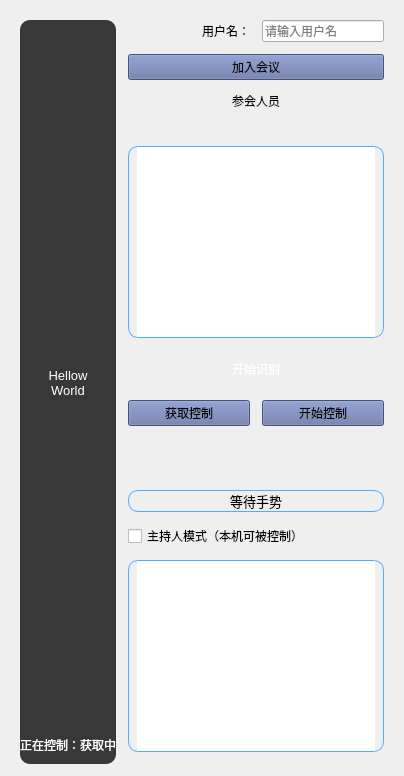
                     <widget class="QWidget" name="mainPage">
                      <layout class="QVBoxLayout" name="verticalLayout_20">
                       <item>
                        <widget class="QWidget" name="window" native="true">
                         <property name="styleSheet">
                          <string notr="true">QWidget#window{
	font: 25 9pt &quot;微软雅黑 Light&quot;;
    border-radius:10px;
}</string>
                         </property>
                         <layout class="QGridLayout" name="gridLayout_4" rowstretch="0,0,0,0,0,0,0,0,0,0,0,0,0,0" columnstretch="8,0,0">
                          <property name="bottomMargin">
                           <number>1</number>
                          </property>
                          <property name="spacing">
                           <number>12</number>
                          </property>
                          <item row="11" column="1" colspan="2">
                           <widget class="QCheckBox" name="checkBox_2">
                            <property name="text">
                             <string>主持人模式（本机可被控制）</string>
                            </property>
                           </widget>
                          </item>
                          <item row="10" column="1" colspan="2">
                           <widget class="QLabel" name="label_res">
                            <property name="font">
                             <font>
                              <family>Segoe UI</family>
                              <pointsize>10</pointsize>
                              <weight>50</weight>
                              <italic>false</italic>
                              <bold>false</bold>
                             </font>
                            </property>
                            <property name="styleSheet">
                             <string notr="true">border: 1px solid rgb(85, 170, 255);
border-radius: 10px;
padding: 0 8px;</string>
                            </property>
                            <property name="text">
                             <string>等待手势</string>
                            </property>
                            <property name="alignment">
                             <set>Qt::AlignCenter</set>
                            </property>
                            <property name="margin">
                             <number>0</number>
                            </property>
                           </widget>
                          </item>
                          <item row="1" column="1" colspan="2">
                           <widget class="QPushButton" name="btn_join">
                            <property name="cursor">
                             <cursorShape>PointingHandCursor</cursorShape>
                            </property>
                            <property name="styleSheet">
                             <string notr="true">background-color: #6272a4;</string>
                            </property>
                            <property name="text">
                             <string>加入会议</string>
                            </property>
                           </widget>
                          </item>
                          <item row="2" column="1" colspan="2">
                           <widget class="QLabel" name="label_2">
                            <property name="text">
                             <string>参会人员</string>
                            </property>
                            <property name="alignment">
                             <set>Qt::AlignCenter</set>
                            </property>
                           </widget>
                          </item>
                          <item row="6" column="1" colspan="2">
                           <widget class="QPushButton" name="btn_start">
                            <property name="styleSheet">
                             <string notr="true">color: rgb(255, 255, 255);

/*background-color: rgb(85, 170, 255);*/

padding:10px;

border-radius:10px
</string>
                            </property>
                            <property name="text">
                             <string>开始识别</string>
                            </property>
                           </widget>
                          </item>
                          <item row="7" column="2">
                           <widget class="QPushButton" name="btn_pause">
                            <property name="cursor">
                             <cursorShape>PointingHandCursor</cursorShape>
                            </property>
                            <property name="styleSheet">
                             <string notr="true">background-color: #6272a4;</string>
                            </property>
                            <property name="text">
                             <string>开始控制</string>
                            </property>
                           </widget>
                          </item>
                          <item row="5" column="1" colspan="2">
                           <widget class="QListView" name="listView">
                            <property name="styleSheet">
                             <string notr="true">QListView{
border: 1px solid rgb(85, 170, 255);
border-radius: 10px;
padding: 0 8px;
}</string>
                            </property>
                           </widget>
                          </item>
                          <item row="12" column="1" colspan="2">
                           <widget class="QTextBrowser" name="textBrowser">
                            <property name="styleSheet">
                             <string notr="true">QTextBrowser{
border: 1px solid gray;
border-radius: 10px;
padding: 0 8px;
selection-background-color: darkgray;
border-color: rgb(85, 170, 255);
}</string>
                            </property>
                            <property name="verticalScrollBarPolicy">
                             <enum>Qt::ScrollBarAsNeeded</enum>
                            </property>
                           </widget>
                          </item>
                          <item row="0" column="1">
                           <widget class="QLabel" name="label">
                            <property name="styleSheet">
                             <string notr="true">font-family 微软雅黑
font: 9pt &quot;微软雅黑&quot;;</string>
                            </property>
                            <property name="text">
                             <string>用户名：</string>
                            </property>
                            <property name="alignment">
                             <set>Qt::AlignRight|Qt::AlignTrailing|Qt::AlignVCenter</set>
                            </property>
                           </widget>
                          </item>
                          <item row="7" column="1">
                           <widget class="QPushButton" name="btn_get_ctrl">
                            <property name="cursor">
                             <cursorShape>PointingHandCursor</cursorShape>
                            </property>
                            <property name="mouseTracking">
                             <bool>true</bool>
                            </property>
                            <property name="styleSheet">
                             <string notr="true">background-color: #6272a4;</string>
                            </property>
                            <property name="text">
                             <string>获取控制</string>
                            </property>
                           </widget>
                          </item>
                          <item row="8" column="1" colspan="2">
                           <spacer name="verticalSpacer">
                            <property name="orientation">
                             <enum>Qt::Vertical</enum>
                            </property>
                            <property name="sizeHint" stdset="0">
                             <size>
                              <width>20</width>
                              <height>40</height>
                             </size>
                            </property>
                           </spacer>
                          </item>
                          <item row="0" column="2">
                           <widget class="QLineEdit" name="lineEdit_2">
                            <property name="sizePolicy">
                             <sizepolicy hsizetype="Ignored" vsizetype="Fixed">
                              <horstretch>0</horstretch>
                              <verstretch>0</verstretch>
                             </sizepolicy>
                            </property>
                            <property name="styleSheet">
                             <string notr="true"/>
                            </property>
                            <property name="placeholderText">
                             <string>请输入用户名</string>
                            </property>
                           </widget>
                          </item>
                          <item row="0" column="0" rowspan="14">
                           <widget class="QFrame" name="frame_2">
                            <property name="styleSheet">
                             <string notr="true">border-radius:10px;
border-color: rgb(85, 170, 255);
background-color: rgb(56, 56, 56);</string>
                            </property>
                            <property name="frameShape">
                             <enum>QFrame::StyledPanel</enum>
                            </property>
                            <property name="frameShadow">
                             <enum>QFrame::Raised</enum>
                            </property>
                            <layout class="QGridLayout" name="gridLayout_5" rowstretch="1,0">
                             <property name="leftMargin">
                              <number>0</number>
                             </property>
                             <property name="topMargin">
                              <number>10</number>
                             </property>
                             <property name="rightMargin">
                              <number>0</number>
                             </property>
                             <property name="bottomMargin">
                              <number>10</number>
                             </property>
                             <property name="spacing">
                              <number>0</number>
                             </property>
                             <item row="1" column="1" colspan="2">
                              <widget class="QLabel" name="label_controller">
                               <property name="styleSheet">
                                <string notr="true">color: rgb(255, 255, 255);</string>
                               </property>
                               <property name="text">
                                <string>正在控制：获取中</string>
                               </property>
                               <property name="alignment">
                                <set>Qt::AlignCenter</set>
                               </property>
                               <property name="margin">
                                <number>0</number>
                               </property>
                              </widget>
                             </item>
                             <item row="0" column="1" colspan="2">
                              <widget class="QLabel" name="label_img">
                               <property name="font">
                                <font>
                                 <family>Segoe UI</family>
                                 <pointsize>10</pointsize>
                                 <weight>50</weight>
                                 <italic>false</italic>
                                 <bold>false</bold>
                                </font>
                               </property>
                               <property name="styleSheet">
                                <string notr="true">color: rgb(255, 255, 255);</string>
                               </property>
                               <property name="text">
                                <string>Hellow
World</string>
                               </property>
                               <property name="alignment">
                                <set>Qt::AlignCenter</set>
                               </property>
                              </widget>
                             </item>
                            </layout>
                           </widget>
                          </item>
                         </layout>
                        </widget>
                       </item>
                      </layout>
                     </widget>
